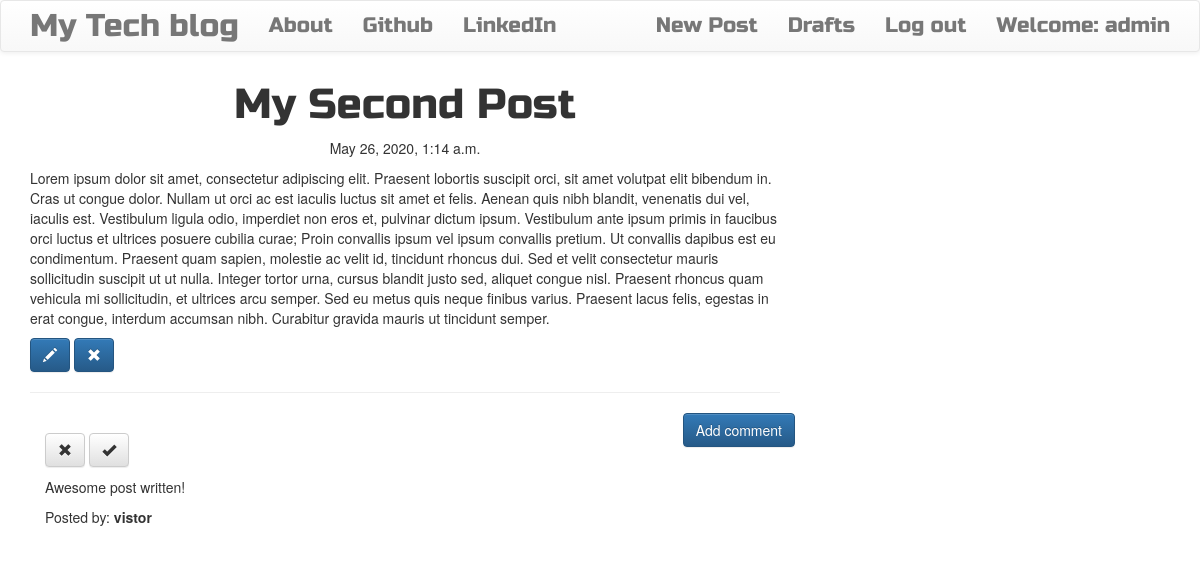
The page /post/11 (signed in) on the database its author committed.
### blog/models.py (models this page shows, shortened)
class Post(models.Model):
    author = models.ForeignKey('auth.User',on_delete = models.CASCADE)
    title = models.CharField(max_length=200)
    text = models.TextField()
    create_date = models.DateTimeField(default=timezone.now)
    published_date = models.DateTimeField(blank=True,null=True)

class Comment(models.Model):
    post = models.ForeignKey('blog.Post',related_name = 'comments',on_delete = models.CASCADE)
    author = models.CharField(max_length=200)
    text = models.TextField()
    create_date = models.DateTimeField(default=timezone.now())
    approved_comment = models.BooleanField(default=False)

### blog/views.py (the view)
# urls.py: path('post/<int:pk>',views.PostDetailView.as_view(),name='post_detail'),
class PostDetailView(DetailView):
    model = Post

### blog/templates/blog/post_detail.html (shortened to what this page needs)
{% extends 'blog/base.html' %}
{% block content %}
        <h1 class='posttitle loader'>{{ post.title }}</h1>
        {% if post.published_date %}
            <div class="date postdate">
                {{ post.published_date }}
            </div>
        {% else %}
            <a class="btn btn-default" href="{% url 'post_publish' pk=post.pk %}">Publish</a>
        {% endif %}
      <p class='postcontent' >{{ post.text|safe|linebreaksbr }}</p>
      {% if user.is_authenticated %}
          <a class="btn btn-primary" href="{% url 'post_edit' pk=post.pk %}"><span class="glyphicon glyphicon-pencil"></span></a>
          <a class="btn btn-primary" href="{% url 'post_remove' pk=post.pk %}"><span class="glyphicon glyphicon-remove"></span></a>
      {% endif %}
  <hr>
  <a class="btn btn-primary btn-comment" href="{% url 'add_comment_to_post' pk=post.pk %}">Add comment</a>
  <div class="container">
  {% for comment in post.comments.all %}
  <br>
      {% if user.is_authenticated or comment.approved_comment %}
              {% if not comment.approved_comment %}
                  <a class="btn btn-default" href="{% url 'comment_remove' pk=comment.pk %}"><span class="glyphicon glyphicon-remove"></span></a>
                  <a class="btn btn-default" href="{% url 'comment_approve' pk=comment.pk %}"><span class="glyphicon glyphicon-ok"></span></a>
              {% endif %}
          <p>{{ comment.text|safe|linebreaks }}</p>
          <p>Posted by: <strong>{{ comment.author }}</strong></p>
      {% endif %}
  {% empty %}
      <p>No comments posted.</p>
  {% endfor %}
</div>
{% endblock %}

### blog/templates/blog/base.html (shortened to what this page needs)
<!DOCTYPE html>
{% load static %}
<html>
    <head>
        <link rel="stylesheet" href="https://maxcdn.bootstrapcdn.com/bootstrap/3.3.7/css/bootstrap.min.css">
        <link rel="stylesheet" href="https://maxcdn.bootstrapcdn.com/bootstrap/3.3.7/css/bootstrap-theme.min.css">
        <link rel="stylesheet" href="//cdn.jsdelivr.net/medium-editor/latest/css/medium-editor.min.css" type="text/css" media="screen" charset="utf-8">
        <link rel="stylesheet" href="{% static 'css/blog.css' %}">
<body class='loader'>
  <nav class="navbar navbar-default techfont custom-navbar">
    <div class="container">
      <ul class="nav navbar-nav">
        <li><a class='navbar-brand bigbrand' href="{% url 'post_list' %}">My Tech blog</a></li>
        <li><a href="{% url 'about'%}">About</a></li>
        <li><a href="https://www.github.com">Github</a></li>
        <li><a href="https://www.linkedin.com">LinkedIn</a></li>
      </ul>
      <ul class="nav navbar-nav navbar-right">
        {% if user.is_authenticated %}
        <li>
          <a href="{% url 'post_new' %}" >New Post</a>
        </li>
        <li>
          <a href="{% url 'post_draft_list' %}">Drafts</a>
        </li>
        <li>
          <a href="{% url 'logout' %}" >Log out</a>
        </li>
        <li>
          <a >Welcome: {{ user.username }}</a>
        </li>
          {% else %}
          <li><a class='nav navbar-right' href="{% url 'login' %}" ><span class="glyphicon glyphicon-user"></span></a></li>
        {% endif %}
      </ul>
  </div>
</nav>
        <div class="content container">
            <div class="row">
                <div class="col-md-8">
                  <div class="blog_posts">
                    {% block content %}
                    {% endblock %}
                  </div>
                </div>
            </div>
        </div>
</body>
</html>

### blog/static/css/blog.css (style rules this page uses)
.techfont { font-family:'Russo One',sans-serif; font-size: 1.5em; margin-bottom: 10px; }
.bigbrand { font-size: 1.5em; }
.postdate { text-align: center; }
.posttitle { font-family:'Russo One',sans-serif; font-size: 3em; text-align:center; }
.postcontent { font-family: 'Montserrat'; font-size: 1.5em; }
.btn-comment { position: absolute; right: 0px; }
.loader { filter:hue-rotate(0deg); color:linear-gradient(45deg,#0f8,#08f); animation:hue 10000ms infinite linear; }

### rows shown on the page
Post: title "My Second Post", published_date "May 26, 2020, 1:14 a.m.", text "Lorem ipsum dolor sit amet, consectetur adipiscing elit. Praesent lobortis suscipit orci, sit amet volutpat elit bibendum in. Cras ut congue dolor. Nullam ut orci ac est iaculis luctus sit amet et felis. Aenean quis nibh blandit, venenatis dui vel, iaculis est. Vestibulum ligula odio, imperdiet non eros et, pulvinar dictum ipsum. Vestibulum ante ipsum primis in faucibus orci luctus et ultrices posuere cubilia curae; Proin convallis ipsum vel ipsum convallis pretium. Ut convallis dapibus est eu condimentum. Praesent quam sapien, molestie ac velit id, tincidunt rhoncus dui. Sed et velit consectetur mauris sollicitudin suscipit ut ut nulla. Integer tortor urna, cursus blandit justo sed,…"
Comment: approved_comment False (drawn), text "Awesome post written!", author "vistor"

### other values the page prints
{{ user.username }} "admin"
